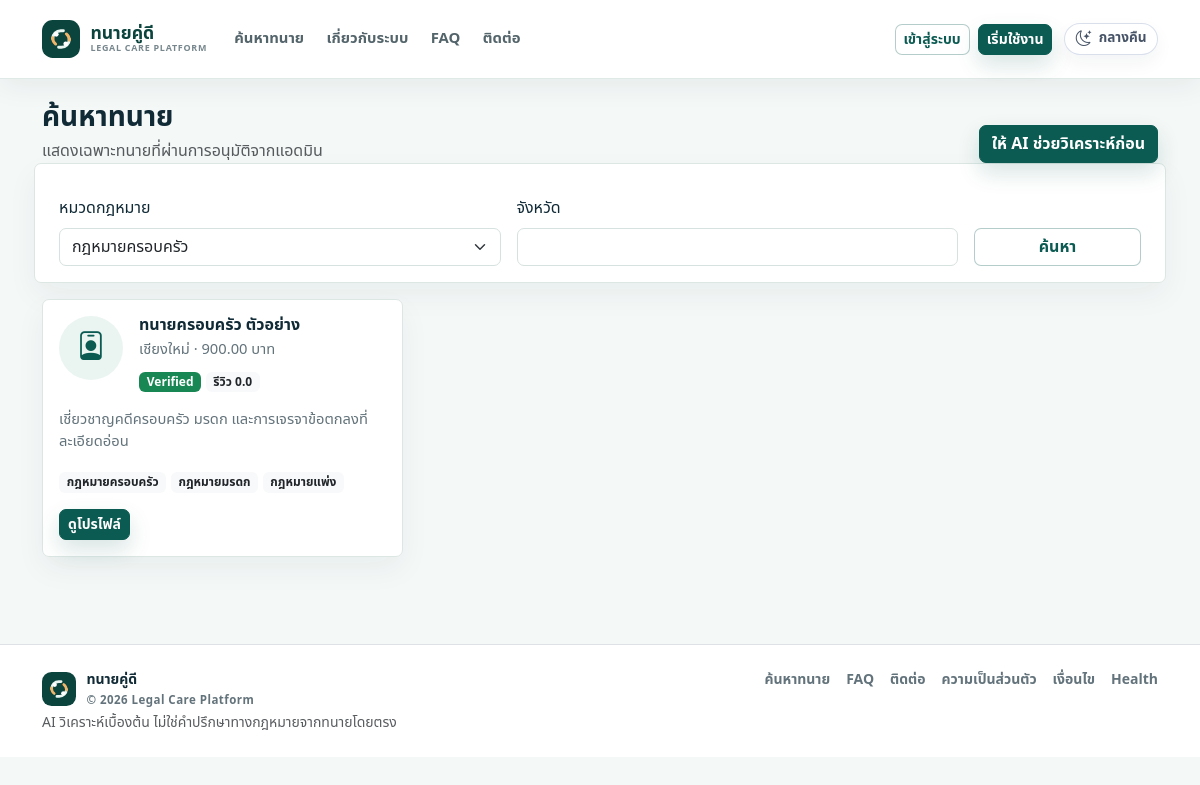
The app's page /lawyers.php?category=family with its own data.
### tables this page shows
CREATE TABLE IF NOT EXISTS lawyers (
    id INT AUTO_INCREMENT PRIMARY KEY,
    user_id INT NOT NULL,
    license_number VARCHAR(100),
    province VARCHAR(100),
    bio TEXT,
    experience_years INT DEFAULT 0,
    consultation_fee DECIMAL(10,2) DEFAULT 0,
    complex_case_experience TINYINT(1) DEFAULT 0,
    is_available TINYINT(1) DEFAULT 1,
    verified TINYINT(1) DEFAULT 0,
    status ENUM('pending','approved','rejected','suspended') DEFAULT 'pending',
    created_at TIMESTAMP DEFAULT CURRENT_TIMESTAMP,
    FOREIGN KEY (user_id) REFERENCES users(id),
    UNIQUE KEY lawyers_user_unique (user_id),
    KEY idx_lawyers_status_available (status, is_available)
);

CREATE TABLE IF NOT EXISTS users (
    id INT AUTO_INCREMENT PRIMARY KEY,
    name VARCHAR(255) NOT NULL,
    email VARCHAR(255) UNIQUE NOT NULL,
    phone VARCHAR(50),
    password VARCHAR(255) NOT NULL,
    role ENUM('user','lawyer','admin') DEFAULT 'user',
    status ENUM('active','inactive','banned') DEFAULT 'active',
    created_at TIMESTAMP DEFAULT CURRENT_TIMESTAMP,
    KEY idx_users_role (role)
);

### config/env.php (called while the page is built, shortened)
<?php
function loadEnvFile(?string $path = null): void
{
    static $loaded = false;
    if ($loaded) {
        return;
    }
    $loaded = true;
    $path = $path ?: dirname(__DIR__) . '/.env';
    if (!is_file($path) || !is_readable($path)) {
        return;
    }
}
function envValue(string $key, mixed $default = null): mixed
{
    $value = getenv($key);
    return $value === false ? $default : $value;
}
function envBool(string $key, bool $default = false): bool
{
    $value = envValue($key, null);
    return in_array(strtolower((string) $value), ['1', 'true', 'yes', 'on'], true);
}

### config/app.php (called while the page is built)
<?php
require_once __DIR__ . '/env.php';
return [
    'app_name' => 'ทนายคู่ดี',
    'base_url' => envValue('APP_URL', ''),
    'env' => envValue('APP_ENV', 'local'),
    'debug' => envBool('APP_DEBUG', false),
    'show_demo_accounts' => envBool('SHOW_DEMO_ACCOUNTS', envValue('APP_ENV', 'local') !== 'production'),
    'timezone' => 'Asia/Bangkok',
    'commission_percent' => 20,
    'registration_enabled' => envBool('REGISTRATION_ENABLED', true),
    'registration_rate_limit' => (int) envValue('REGISTRATION_RATE_LIMIT', 10),
    'password_min_length' => max(8, (int) envValue('PASSWORD_MIN_LENGTH', 8)),
    'auto_login_after_register' => envBool('AUTO_LOGIN_AFTER_REGISTER', false),
    'require_terms_acceptance' => envBool('REQUIRE_TERMS_ACCEPTANCE', true),
    'lawyer_registration_enabled' => envBool('LAWYER_REGISTRATION_ENABLED', true),
    'social_login' => [
        'google' => [
            'enabled' => envBool('GOOGLE_LOGIN_ENABLED', false),
            'client_id' => envValue('GOOGLE_CLIENT_ID', ''),
            'client_secret' => envValue('GOOGLE_CLIENT_SECRET', ''),
        ],
    ],
    'webrtc' => [
        'turn_url' => envValue('TURN_URL', ''),
        'turn_username' => envValue('TURN_USERNAME', ''),
        'turn_credential' => envValue('TURN_CREDENTIAL', ''),
    ],
    'upload_max_bytes' => 15 * 1024 * 1024,
    'allowed_upload_mimes' => [
        'application/pdf',
        'image/jpeg',
        'image/png',
        'image/webp',
        'audio/mpeg',
        'audio/mp4',
        'audio/ogg',
        'audio/wav',
        'audio/x-wav',
        'audio/webm',
        'video/webm',
        'application/msword',
        'application/vnd.openxmlformats-officedocument.wordprocessingml.document',
    ],
    'bank' => [
        'account_name' => 'ทนายคู่ดี',
        'account_number' => '000-0-00000-0',
        'bank_name' => 'ธนาคารตัวอย่าง',
        'promptpay_id' => '0999999999',
    ],
];

### includes/functions.php (called while the page is built, shortened)
<?php
function app_config(?string $key = null, mixed $default = null): mixed
{
    static $config = null;
    if ($config === null) {
        $config = require __DIR__ . '/../config/app.php';
    }
    return $key === null ? $config : ($config[$key] ?? $default);
}
function e(?string $value): string
{
    return htmlspecialchars((string) $value, ENT_QUOTES, 'UTF-8');
}
function url(string $path): string
{
    $baseUrl = rtrim((string) app_config('base_url', ''), '/');
    return $baseUrl . '/' . ltrim($path, '/');
}
function formatMoney(float|int|string|null $amount): string
{
    return number_format((float) $amount, 2) . ' บาท';
}

### config/database.php (called while the page is built, shortened)
<?php
require_once __DIR__ . '/env.php';
final class Database
{
    private static ?PDO $pdo = null;
    public static function connection(): PDO
    {
        if (self::$pdo instanceof PDO) {
            return self::$pdo;
        }
        $connection = strtolower((string) envValue('DB_CONNECTION', 'mysql'));
        $host = envValue('DB_HOST', '127.0.0.1');
        $port = envValue('DB_PORT', '3306');
        $database = envValue('DB_DATABASE', 'ai_lawyer_platform');
        $username = envValue('DB_USERNAME', 'root');
        $password = envValue('DB_PASSWORD', '');
        $dsn = "mysql:host={$host};port={$port};dbname={$database};charset=utf8mb4";
        self::$pdo = new PDO($dsn, $username, $password, [
            PDO::ATTR_ERRMODE => PDO::ERRMODE_EXCEPTION,
            PDO::ATTR_DEFAULT_FETCH_MODE => PDO::FETCH_ASSOC,
            PDO::ATTR_EMULATE_PREPARES => false,
        ]);
        return self::$pdo;
    }
}
function db(): PDO
{
    return Database::connection();
}

### includes/auth.php (called while the page is built, shortened)
<?php
require_once __DIR__ . '/functions.php';
require_once __DIR__ . '/../config/database.php';
function currentUser(): ?array
{
    $loaded = true;
    if (empty($_SESSION['user_id'])) {
        return null;
    }
    $stmt = db()->prepare('SELECT id, name, email, phone, role, status, created_at FROM users WHERE id = ? LIMIT 1');
    $stmt->execute([$_SESSION['user_id']]);
    $user = $stmt->fetch() ?: null;
    return $user;
}

### public/lawyers.php (the view, shortened to what this page needs)
<?php
require_once __DIR__ . '/../includes/header.php';
$category = $_GET['category'] ?? '';
$province = trim($_GET['province'] ?? '');
$params = [];
$where = ['l.status = "approved"'];
$joinCategory = '';
if ($category !== '') {
    $joinCategory = 'JOIN lawyer_categories lcf ON lcf.lawyer_id = l.id JOIN legal_categories fcat ON fcat.id = lcf.category_id';
    $where[] = 'fcat.slug = ?';
    $params[] = $category;
}
$stmt = db()->prepare(
    "SELECT l.*, u.name,
            (SELECT COALESCE(AVG(r.rating), 0) FROM reviews r WHERE r.lawyer_id = l.id) AS avg_rating
     FROM lawyers l
     JOIN users u ON u.id = l.user_id
     {$joinCategory}
     WHERE " . implode(' AND ', $where) . "
     ORDER BY l.verified DESC, avg_rating DESC, l.created_at DESC"
);
$stmt->execute($params);
$lawyers = $stmt->fetchAll();
$categories = db()->query('SELECT name, slug FROM legal_categories ORDER BY name')->fetchAll();
?>
<section class="dashboard-shell">
    <div class="container">
        <div class="d-flex justify-content-between align-items-end mb-3">
            <div>
                <h1 class="h3 fw-bold mb-1">ค้นหาทนาย</h1>
                <p class="text-muted mb-0">แสดงเฉพาะทนายที่ผ่านการอนุมัติจากแอดมิน</p>
            </div>
            <a class="btn btn-primary" href="<?= e(url('/user/ai-chat.php')) ?>">ให้ AI ช่วยวิเคราะห์ก่อน</a>
        </div>
        <form class="app-card p-3 mb-3 row g-3">
            <div class="col-md-5">
                <label class="form-label">หมวดกฎหมาย</label>
                <select class="form-select" name="category">
                    <?php foreach ($categories as $cat): ?>
                        <option value="<?= e($cat['slug']) ?>" <?= $category === $cat['slug'] ? 'selected' : '' ?>><?= e($cat['name']) ?></option>
                    <?php endforeach; ?>
                </select>
            </div>
            <div class="col-md-5"><label class="form-label">จังหวัด</label><input class="form-control" name="province" value="<?= e($province) ?>"></div>
            <div class="col-md-2 d-flex align-items-end"><button class="btn btn-outline-primary w-100">ค้นหา</button></div>
        </form>
        <div class="row g-3">
            <?php foreach ($lawyers as $lawyer): ?>
                <?php
                $catStmt = db()->prepare('SELECT lc.name FROM lawyer_categories lj JOIN legal_categories lc ON lc.id = lj.category_id WHERE lj.lawyer_id = ? ORDER BY lc.name');
                $catStmt->execute([$lawyer['id']]);
                $lawyerCategories = array_column($catStmt->fetchAll(), 'name');
                ?>
                <div class="col-md-6 col-xl-4">
                    <div class="app-card p-3 h-100">
                        <div class="d-flex gap-3">
                            <div class="profile-avatar"><i class="bi bi-person-badge"></i></div>
                            <div class="flex-grow-1">
                                <h2 class="h6 fw-bold mb-1"><?= e($lawyer['name']) ?></h2>
                                <div class="small-muted"><?= e($lawyer['province']) ?> · <?= e(formatMoney($lawyer['consultation_fee'])) ?></div>
                                <div class="mt-2">
                                    <?= (int) $lawyer['verified'] === 1 ? '<span class="badge text-bg-success">Verified</span>' : '' ?>
                                    <span class="badge text-bg-light text-dark">รีวิว <?= e(number_format((float) $lawyer['avg_rating'], 1)) ?></span>
                                </div>
                            </div>
                        </div>
                        <p class="small-muted mt-3"><?= e(mb_substr((string) $lawyer['bio'], 0, 150)) ?></p>
                        <div class="mb-3">
                            <?php foreach ($lawyerCategories as $catName): ?>
                                <span class="badge text-bg-light text-dark"><?= e($catName) ?></span>
                            <?php endforeach; ?>
                        </div>
                        <a class="btn btn-sm btn-primary" href="<?= e(url('/public/lawyer-detail.php?id=' . $lawyer['id'])) ?>">ดูโปรไฟล์</a>
                    </div>
                </div>
            <?php endforeach; ?>
        </div>
    </div>
</section>
<?php require_once __DIR__ . '/../includes/footer.php'; ?>

### records on screen
lawyers: user.name "ทนายครอบครัว ตัวอย่าง", province "เชียงใหม่", consultation_fee "900.00 บาท", verified "Verified", avg_rating "0.0", bio "เชี่ยวชาญคดีครอบครัว มรดก และการเจรจาข้อตกลงที่ละเอียดอ่อน", catName "กฎหมายครอบครัว", catName "กฎหมายมรดก", catName "กฎหมายแพ่ง"

### other values on screen
form field category "กฎหมายครอบครัว"
